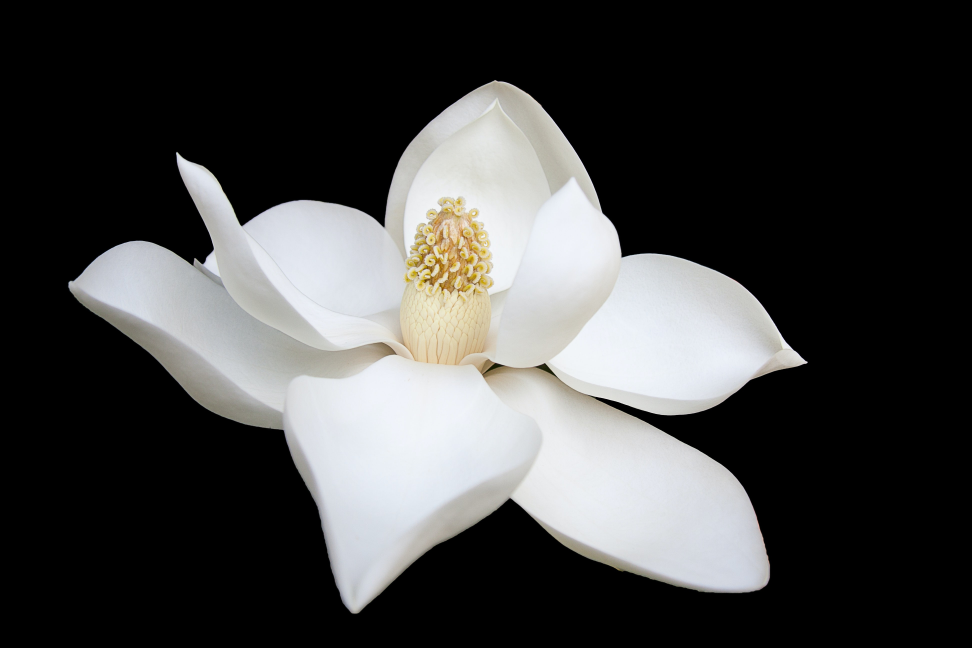
#> input picture digital_representation/task2.jpg, 3888 x 2592 px (shown at 1/4 size)
$ python main2.py
#> lines starting #> are read from the running program, lines starting #| are printed output that depends on the picture
import cv2

img = cv2.imread("task2.jpg")
#> img is the input picture: shape (2592, 3888, 3); mean B, G, R 67.7, 68.1, 68

cropped_img = img[876:1555, 1594:2153]
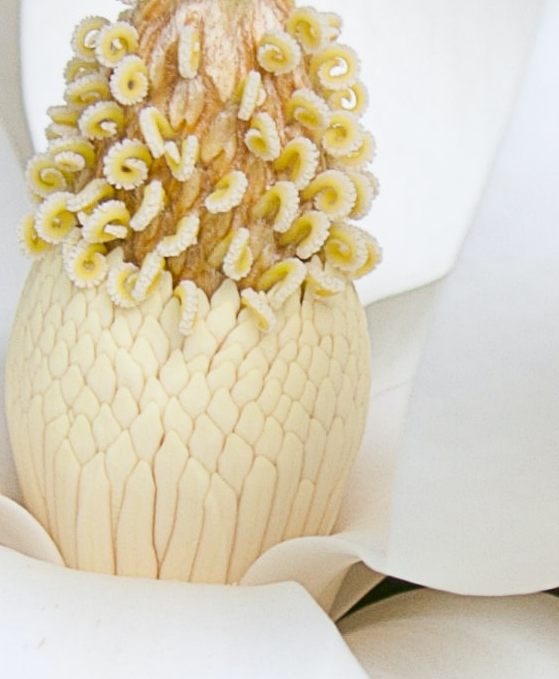
#> cropped_img: shape (679, 559, 3); mean B, G, R 181.6, 205.6, 215.5
cv2.imshow("cropped img", cropped_img)
cv2.waitKey(0)
cv2.destroyAllWindows()

$ run again, with digital_representation/task3.jpg copied over digital_representation/task2.jpg
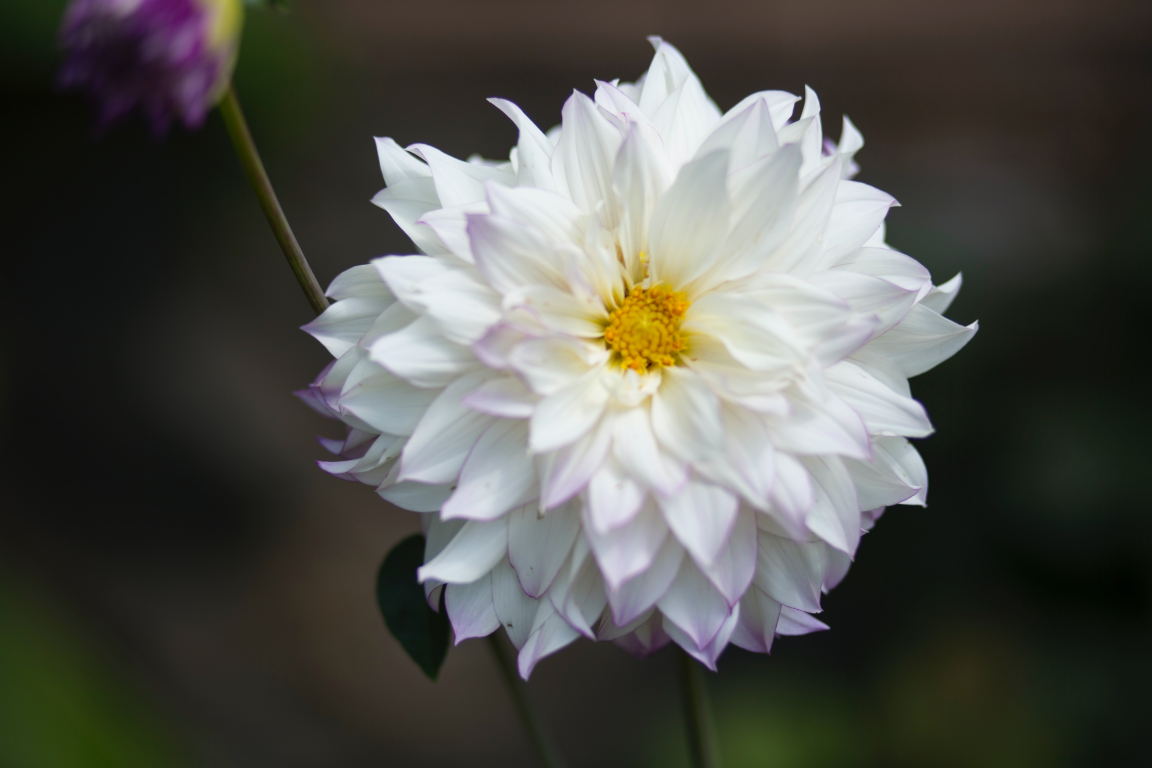
#> input picture digital_representation/task3.jpg, 5760 x 3840 px (shown at 1/5 size)
#> img is the input picture: shape (3840, 5760, 3); mean B, G, R 77.4, 83.2, 82.7
#> `cropped_img = img[876:1555, 1594:2153]`:
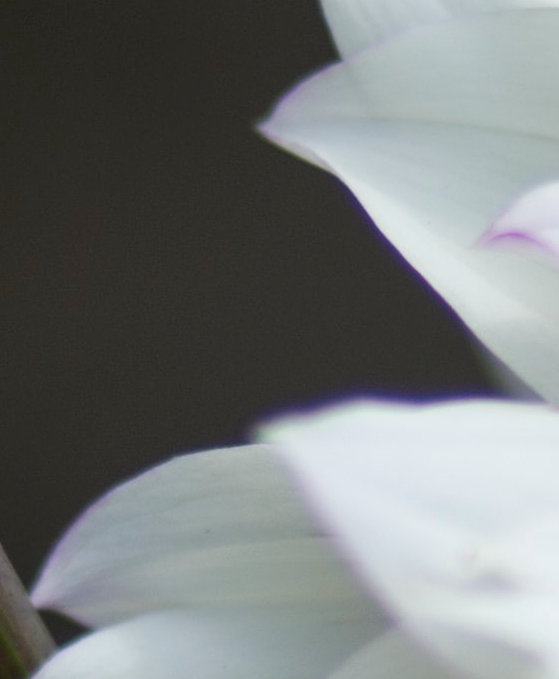
#> cropped_img: shape (679, 559, 3); mean B, G, R 121.9, 121.9, 117.9
